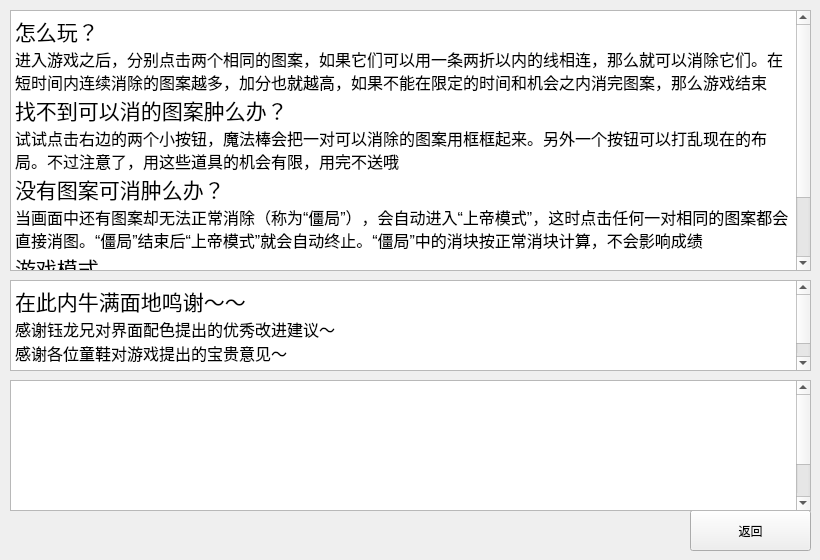
   <widget class="QWidget" name="page_5">
    <widget class="MyButton" name="backFromAbout">
     <property name="geometry">
      <rect>
       <x>690</x>
       <y>510</y>
       <width>121</width>
       <height>41</height>
      </rect>
     </property>
     <property name="contextMenuPolicy">
      <enum>Qt::NoContextMenu</enum>
     </property>
     <property name="text">
      <string>返回</string>
     </property>
    </widget>
    <widget class="QTextBrowser" name="textBrowser">
     <property name="geometry">
      <rect>
       <x>10</x>
       <y>380</y>
       <width>801</width>
       <height>131</height>
      </rect>
     </property>
     <property name="contextMenuPolicy">
      <enum>Qt::NoContextMenu</enum>
     </property>
     <property name="lineWidth">
      <number>0</number>
     </property>
     <property name="html">
      <string>&lt;!DOCTYPE HTML PUBLIC &quot;-//W3C//DTD HTML 4.0//EN&quot; &quot;http://www.w3.org/TR/REC-html40/strict.dtd&quot;&gt;
&lt;html&gt;&lt;head&gt;&lt;meta name=&quot;qrichtext&quot; content=&quot;1&quot; /&gt;&lt;style type=&quot;text/css&quot;&gt;
p, li { white-space: pre-wrap; }
&lt;/style&gt;&lt;/head&gt;&lt;body style=&quot; font-family:'黑体'; font-size:9pt; font-weight:400; font-style:normal;&quot;&gt;
&lt;p style=&quot; margin-top:0px; margin-bottom:0px; margin-left:0px; margin-right:0px; -qt-block-indent:0; text-indent:0px;&quot;&gt;&lt;span style=&quot; font-size:14pt; color:#ffffff;&quot;&gt;关于极速连连看2.0&lt;/span&gt;&lt;/p&gt;
&lt;p style=&quot; margin-top:0px; margin-bottom:0px; margin-left:0px; margin-right:0px; -qt-block-indent:0; text-indent:0px;&quot;&gt;&lt;span style=&quot; font-size:10pt; color:#ffffff;&quot;&gt;版权所有 千羽鸣&amp;lt;tang_yanhan@126.com&amp;gt;.源码自动遵从LGPL协议，使用请务必取得作者同意欢迎各种改进。源码及设计尚未公布，现在可直接邮件索取&lt;/span&gt;&lt;/p&gt;
&lt;p style=&quot; margin-top:0px; margin-bottom:0px; margin-left:0px; margin-right:0px; -qt-block-indent:0; text-indent:0px;&quot;&gt;&lt;span style=&quot; font-size:10pt; color:#ffffff;&quot;&gt;这是游戏的2.0版本，借助诺基亚的QtSDK在Linux/Windows下开发，开发过程中还开发了地图编辑器、图片资源合成器等工具软件，借助CVS对代码、资源、运行时文件等进行版本管理&lt;/span&gt;&lt;/p&gt;
&lt;p style=&quot; margin-top:0px; margin-bottom:0px; margin-left:0px; margin-right:0px; -qt-block-indent:0; text-indent:0px;&quot;&gt;&lt;span style=&quot; font-size:12pt; color:#ffffff;&quot;&gt;极速连连看是一个针对现有大部分连连看作了改进的小游戏，希望大家能够喜欢！如有问题或建议请邮件联系 &amp;lt;tang_yanhan@126.com&amp;gt; &lt;/span&gt;&lt;/p&gt;
&lt;p align=&quot;right&quot; style=&quot; margin-top:0px; margin-bottom:0px; margin-left:0px; margin-right:0px; -qt-block-indent:0; text-indent:0px;&quot;&gt;&lt;span style=&quot; font-size:12pt; color:#ffffff;&quot;&gt;千羽鸣&lt;/span&gt;&lt;/p&gt;&lt;/body&gt;&lt;/html&gt;</string>
     </property>
    </widget>
    <widget class="QTextBrowser" name="textBrowser_2">
     <property name="geometry">
      <rect>
       <x>10</x>
       <y>10</y>
       <width>801</width>
       <height>261</height>
      </rect>
     </property>
     <property name="contextMenuPolicy">
      <enum>Qt::NoContextMenu</enum>
     </property>
     <property name="html">
      <string>&lt;!DOCTYPE HTML PUBLIC &quot;-//W3C//DTD HTML 4.0//EN&quot; &quot;http://www.w3.org/TR/REC-html40/strict.dtd&quot;&gt;
&lt;html&gt;&lt;head&gt;&lt;meta name=&quot;qrichtext&quot; content=&quot;1&quot; /&gt;&lt;style type=&quot;text/css&quot;&gt;
p, li { white-space: pre-wrap; }
&lt;/style&gt;&lt;/head&gt;&lt;body style=&quot; font-family:'黑体'; font-size:9pt; font-weight:400; font-style:normal;&quot;&gt;
&lt;p style=&quot; margin-top:0px; margin-bottom:0px; margin-left:0px; margin-right:0px; -qt-block-indent:0; text-indent:0px;&quot;&gt;&lt;span style=&quot; font-size:16pt;&quot;&gt;怎么玩？&lt;/span&gt;&lt;/p&gt;
&lt;p style=&quot; margin-top:0px; margin-bottom:0px; margin-left:0px; margin-right:0px; -qt-block-indent:0; text-indent:0px;&quot;&gt;&lt;span style=&quot; font-size:12pt;&quot;&gt;进入游戏之后，分别点击两个相同的图案，如果它们可以用一条两折以内的线相连，那么就可以消除它们。在短时间内连续消除的图案越多，加分也就越高，如果不能在限定的时间和机会之内消完图案，那么游戏结束&lt;/span&gt;&lt;/p&gt;
&lt;p style=&quot; margin-top:0px; margin-bottom:0px; margin-left:0px; margin-right:0px; -qt-block-indent:0; text-indent:0px;&quot;&gt;&lt;span style=&quot; font-size:16pt;&quot;&gt;找不到可以消的图案肿么办？&lt;/span&gt;&lt;/p&gt;
&lt;p style=&quot; margin-top:0px; margin-bottom:0px; margin-left:0px; margin-right:0px; -qt-block-indent:0; text-indent:0px;&quot;&gt;&lt;span style=&quot; font-size:12pt;&quot;&gt;试试点击右边的两个小按钮，魔法棒会把一对可以消除的图案用框框起来。另外一个按钮可以打乱现在的布局。不过注意了，用这些道具的机会有限，用完不送哦&lt;/span&gt;&lt;/p&gt;
&lt;p style=&quot; margin-top:0px; margin-bottom:0px; margin-left:0px; margin-right:0px; -qt-block-indent:0; text-indent:0px;&quot;&gt;&lt;span style=&quot; font-size:16pt;&quot;&gt;没有图案可消肿么办？&lt;/span&gt;&lt;/p&gt;
&lt;p style=&quot; margin-top:0px; margin-bottom:0px; margin-left:0px; margin-right:0px; -qt-block-indent:0; text-indent:0px;&quot;&gt;&lt;span style=&quot; font-size:12pt;&quot;&gt;当画面中还有图案却无法正常消除（称为“僵局”），会自动进入“上帝模式”，这时点击任何一对相同的图案都会直接消图。“僵局”结束后“上帝模式”就会自动终止。“僵局”中的消块按正常消块计算，不会影响成绩&lt;/span&gt;&lt;/p&gt;
&lt;p style=&quot; margin-top:0px; margin-bottom:0px; margin-left:0px; margin-right:0px; -qt-block-indent:0; text-indent:0px;&quot;&gt;&lt;span style=&quot; font-size:16pt;&quot;&gt;游戏模式&lt;/span&gt;&lt;/p&gt;
&lt;p style=&quot; margin-top:0px; margin-bottom:0px; margin-left:0px; margin-right:0px; -qt-block-indent:0; text-indent:0px;&quot;&gt;&lt;span style=&quot; font-size:12pt;&quot;&gt;游戏分为三个模式：普通模式、挑战模式和练习模式。普通模式下每关时间限制比较短，但可以通过消块增加时间；挑战模式时间较长，游戏中消除图案不会增加时间，而且机会也只有一次，听起来很有挑战性哟！练习模式下则要宽容得多，你可以尝试那些先前未能通过的关卡，只不过最后通过的分数不会被记录&lt;/span&gt;&lt;/p&gt;&lt;/body&gt;&lt;/html&gt;</string>
     </property>
    </widget>
    <widget class="QTextBrowser" name="textBrowser_3">
     <property name="geometry">
      <rect>
       <x>10</x>
       <y>280</y>
       <width>801</width>
       <height>91</height>
      </rect>
     </property>
     <property name="contextMenuPolicy">
      <enum>Qt::NoContextMenu</enum>
     </property>
     <property name="lineWidth">
      <number>0</number>
     </property>
     <property name="html">
      <string>&lt;!DOCTYPE HTML PUBLIC &quot;-//W3C//DTD HTML 4.0//EN&quot; &quot;http://www.w3.org/TR/REC-html40/strict.dtd&quot;&gt;
&lt;html&gt;&lt;head&gt;&lt;meta name=&quot;qrichtext&quot; content=&quot;1&quot; /&gt;&lt;style type=&quot;text/css&quot;&gt;
p, li { white-space: pre-wrap; }
&lt;/style&gt;&lt;/head&gt;&lt;body style=&quot; font-family:'黑体'; font-size:9pt; font-weight:400; font-style:normal;&quot;&gt;
&lt;p style=&quot; margin-top:0px; margin-bottom:0px; margin-left:0px; margin-right:0px; -qt-block-indent:0; text-indent:0px;&quot;&gt;&lt;span style=&quot; font-size:16pt;&quot;&gt;在此内牛满面地鸣谢～～&lt;/span&gt;&lt;/p&gt;
&lt;p style=&quot; margin-top:0px; margin-bottom:0px; margin-left:0px; margin-right:0px; -qt-block-indent:0; text-indent:0px;&quot;&gt;&lt;span style=&quot; font-size:12pt;&quot;&gt;感谢钰龙兄对界面配色提出的优秀改进建议～&lt;/span&gt;&lt;/p&gt;
&lt;p style=&quot; margin-top:0px; margin-bottom:0px; margin-left:0px; margin-right:0px; -qt-block-indent:0; text-indent:0px;&quot;&gt;&lt;span style=&quot; font-size:12pt;&quot;&gt;感谢各位童鞋对游戏提出的宝贵意见～&lt;/span&gt;&lt;/p&gt;
&lt;p style=&quot; margin-top:0px; margin-bottom:0px; margin-left:0px; margin-right:0px; -qt-block-indent:0; text-indent:0px;&quot;&gt;&lt;span style=&quot; font-size:12pt;&quot;&gt;感谢那些未能联系到的素材作者～&lt;/span&gt;&lt;/p&gt;&lt;/body&gt;&lt;/html&gt;</string>
     </property>
    </widget>
   </widget>
